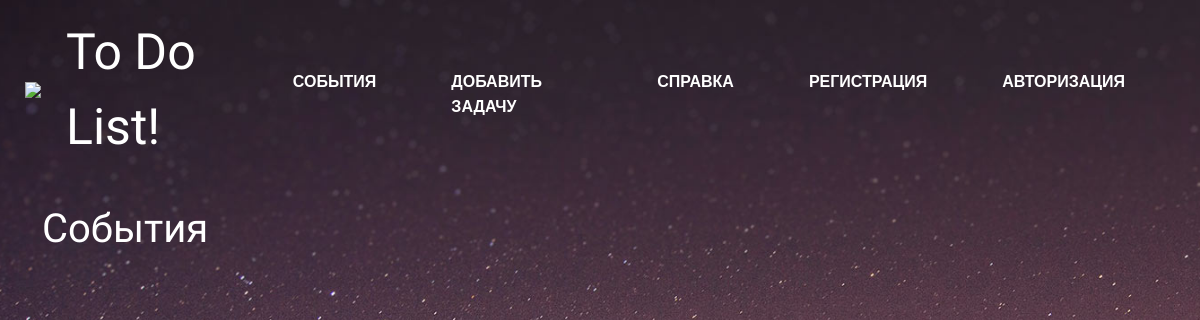
The page /events on the database as committed earlier.
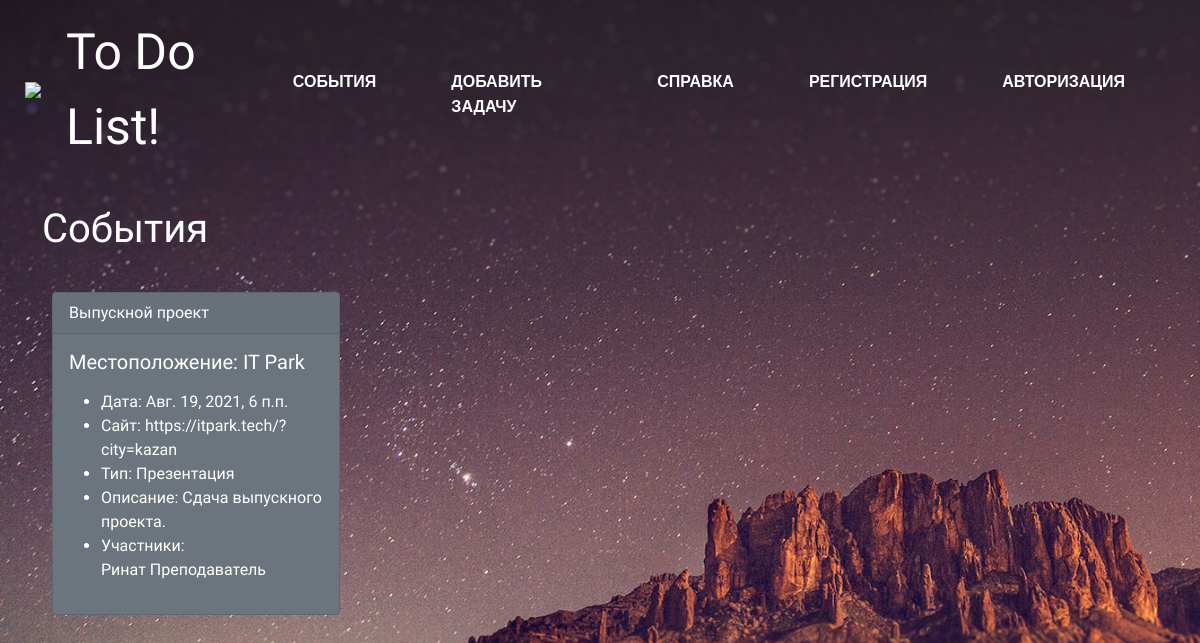
The same page on the database as committed later.
### main/models.py (models this page shows)
class Event(models.Model):
    name = models.CharField('Название события', max_length=120)
    event_date = models.DateTimeField('Дата проведения')
    venue = models.ForeignKey(Venue, blank=True, null=True, on_delete=models.CASCADE)
    manager = models.CharField('Задача', max_length=60)
    description = models.TextField('Описание', blank=True)
    attendees = models.ManyToManyField(ToDoUser, blank=True)
    def __str__(self):
        return self.name
    class Meta:
        verbose_name = 'Событие'
        verbose_name_plural = 'События'

class Venue(models.Model):
    name = models.CharField('Название места', max_length=120)
    address = models.CharField('Адрес', max_length=300)
    phone = models.CharField('Телефон', max_length=25)
    web = models.URLField('Веб-сайт')
    email_address = models.EmailField('Email')
    def __str__(self):
        return self.name
    class Meta:
        verbose_name = 'Место проведения'
        verbose_name_plural = 'Места проведения'

class ToDoUser(models.Model):
    first_name = models.CharField('Имя', max_length=30)
    last_name = models.CharField('Фамилия', max_length=30)
    Email = models.EmailField('Email')
    def __str__(self):
        return self.first_name + ' ' + self.last_name
    class Meta:
        verbose_name = 'Пользователь'
        verbose_name_plural = 'Пользователи'

### main/views.py (the view)
# urls.py: path('events', views.all_events, name="list_events"),
def all_events(request):
    event_list = Event.objects.all()
    return render(request, 'main/event.html',
                  {'event_list': event_list})

### main/templates/main/event.html (shortened to what this page needs)
{% extends 'main/base.html' %}
{% block content %}
    <h1>События</h1>
    <br/>
{% for event in event_list %}
<div class="card text-white bg-secondary mb-3" style="max-width: 18rem;display: inline-block!important;vertical-align: top;margin: 0 10px;">
  <div class="card-header">
      {{ event }}
  </div>
  <div class="card-body">
    <h5 class="card-title">Местоположение:  {{ event.venue }}</h5>
    <p class="card-text">
        <ul>
    <li>Дата:  {{ event.event_date }}</li>
    <li>Сайт:  {{ event.venue.web }}</li>
    <li>Тип:  {{ event.manager }}</li>
    <li>Описание:  {{ event.description }}</li>
        <li>Участники: <br/>
        {% for user in event.attendees.all %}
{{ user }}<br/>
        {% endfor %}
        </li>
        </ul>
    </p>
  </div>
</div>
{% endfor %}
{% endblock %}

### main/templates/main/base.html (shortened to what this page needs)
{% load static %}
<!doctype html>
<html lang="ru">
<head>
    <link rel="stylesheet" href="https://cdn.jsdelivr.net/npm/bootstrap@5.1.0/dist/css/bootstrap.min.css">
    <link rel="stylesheet" href="{% static 'css/main.css' %}">
</head>
<body>
    <div class="d-flex flex-column flex-md-row align-items-center pb-3 mb-4">
      <a href="/" class="d-flex align-items-center text-dark text-decoration-none">
          <img class="icons" src="https://img.icons8.com/cotton/64/000000/list--v2.png"/>
        <span class="fs-4"><font style="vertical-align: inherit;"><font style="vertical-align: inherit;font-size: 50px;">To Do List!</font></font></span>
      </a>
      <nav class="d-inline-flex mt-2 mt-md-0 ms-md-auto">
        <a class="me-3 py-2 text-dark text-decoration-none" href="{% url 'list_events' %}"><font style="font-family: 'Open Sans', sans-serif;font-weight: 700;vertical-align: inherit;text-transform: uppercase;"><font style="vertical-align: inherit;">События</font></font></a>
          <a class="me-3 py-2 text-dark text-decoration-none" href="{% url 'create' %}"><font style="font-family: 'Open Sans', sans-serif;font-weight: 700;vertical-align: inherit;"><font style="vertical-align: inherit;text-transform: uppercase;">Добавить задачу</font></font></a>
          <a class="me-3 py-2 text-dark text-decoration-none" href="{% url 'about' %}"><font style="font-family: 'Open Sans', sans-serif;font-weight: 700;vertical-align: inherit;"><font style="vertical-align: inherit;text-transform: uppercase;">Справка</font></font></a>
          {% if user.is_authenticated %}
                <a class="me-3 py-2 text-dark text-decoration-none" href="{% url 'logout' %}"><font style="font-family: 'Open Sans', sans-serif;font-weight: 700;vertical-align: inherit;text-transform: uppercase;"><font style="vertical-align: inherit;">Выход</font></font></a>
          {% else %}
          <a class="me-3 py-2 text-dark text-decoration-none" href="{% url 'register_user' %}"><font style="font-family: 'Open Sans', sans-serif;font-weight: 700;vertical-align: inherit;"><font style="vertical-align: inherit;text-transform: uppercase;">Регистрация</font></font></a>
                <a class="me-3 py-2 text-dark text-decoration-none" href="{% url 'login' %}"><font style="font-family: 'Open Sans', sans-serif;font-weight: 700;vertical-align: inherit;text-transform: uppercase;"><font style="vertical-align: inherit;">Авторизация</font></font></a>
          {% endif %}
      </nav>
    </div>
    <div class="container">
        {% block content %}
        {% endblock %}
    </div>
</body>
</html>

### main/static/css/main.css (style rules this page uses)
body { width; 100%; height: 100vh; font-family: 'Kaushan Script', sans-serif; background: url("../img/intro.jpg") center no-repeat; background-size: cover; color: #ffffff; }
h1 { margin-bottom: 15px; color: #ffffff; }
p { font-size: 22px; }
.fs-4 { color: #ffffff; padding: 15px 0 0 25px; font-size: 50px!important; }
img { padding: 15px 0 0 25px; }
.text-dark { color: #ffffff!important; }
.me-3 { padding-top: 30px!important; margin-right: 75px!important; }

Rows that differ between the two databases and show on the page:
added Event: name "Выпускной проект", venue "IT Park", event_date "Авг. 19, 2021, 6 п.п.", venue.web "https://itpark.tech/?city=kazan", manager "Презентация", description "Сдача выпускного проекта."
added ToDoUser: first_name+last_name "Ринат Преподаватель"
